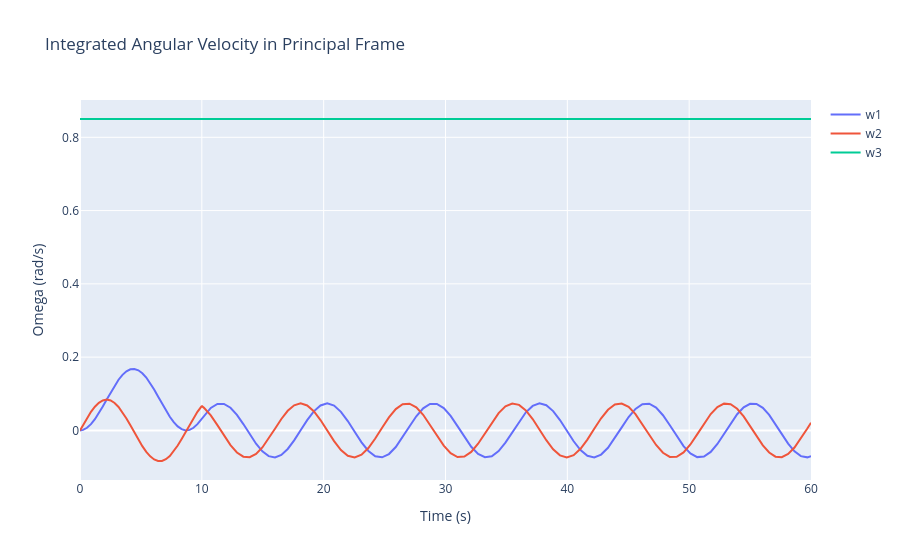
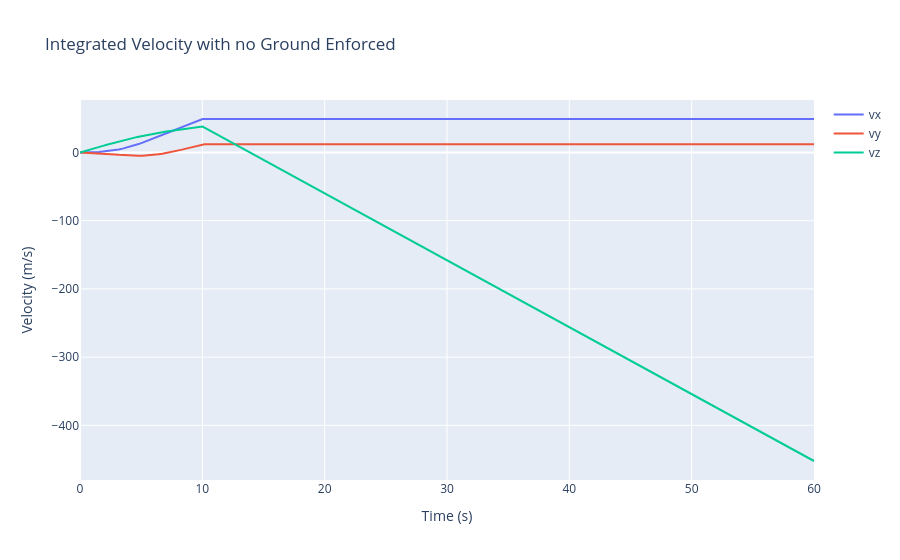
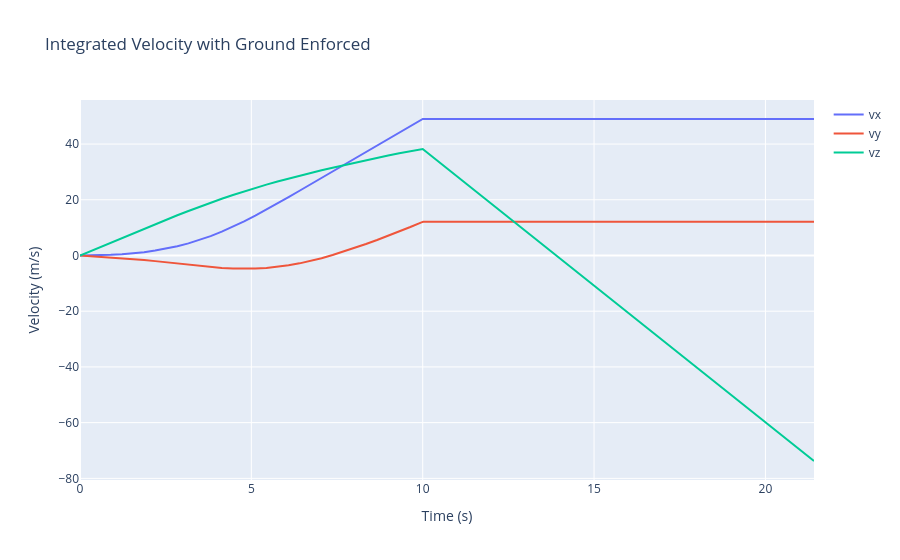
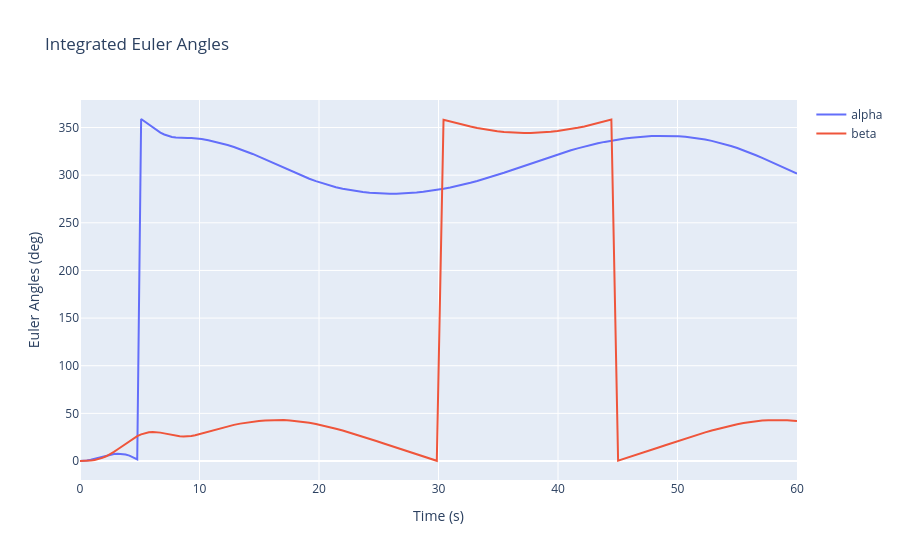

The code cell stored with these charts, in order, in its notebook:
### Markdown cell above
### Problem 4
#### Simulating a Rocket's trajectory

### Code cell
from attitude_package.dcms import Attitude,Linear
from attitude_package.numerical import Integrator
import numpy as np
import plotly.graph_objects as go

# Initializing classes for analysis
lin = Linear()
at = Attitude()
integrate = Integrator()

# Equation of motion function
def rocket_eom(t,x:list,c:dict)->list:
    """ 
    Eqution of motion for rocket as described in problem 4 of HW3

    Args:
        t: time
        x: state vector (x,y,z,vx,vy,vz,alpa,beta,gamma,omega1,omega2,omega3)
        c: Constant dict containing givens
    
    Returns:
        xdot: derivative of the state vector for integration
    """

    # Finding Thrust vector in body frame
    if t<10:
        T_b = np.array([c['T']*np.sin(c['xi']),
                        0,
                        c['T']*np.cos(c['xi'])]) # Body frame thrust
    else:
        T_b = np.array([0,0,0])

    # Finding torque due to T
    rT_b = np.array([0,0,-c['rnozz']])                              # Location of nozzle thrust in body frame
    L_b = np.cross(rT_b,T_b)                                          # Torque in body frame

    # Finding omega and omega_dot
    omega = np.array([x[-3],x[-2],x[-1]])
    omegad = -np.linalg.inv(c['Ic']) @ lin.tilde(omega) @ c['Ic']@omega + -np.linalg.inv(c['Ic']) @ L_b  # All I,L,omega in body frame
    
    # Finding new Euler angle rates
    alpha,beta,gamma = x[6],x[7],x[8]
    BN = at.dcm_123(alpha,beta,gamma)
    alphad,betad,gammad = at.ea_rate_123(alpha,beta,gamma,omega)

    
    # Finding translational derivatives
    T_n = np.linalg.inv(BN)@T_b 
    Fg_n = np.array([0,0,-c['g']])
    Fnet_n = T_n + Fg_n
    xdd = 1/c['m']*Fnet_n[0]
    ydd = 1/c['m']*Fnet_n[1]
    zdd = 1/c['m']*Fnet_n[2]

    xd = x[3]
    yd = x[4]
    zd = x[5]
    # Forming the state vector derivative
    xdot = np.array([xd,yd,zd,xdd,ydd,zdd,alphad,betad,gammad,omegad[0],omegad[1],omegad[2]])

    return xdot

# Function to  find the location of the nosecone

# Givens and time span
givens = {'m': 1,'xi': np.deg2rad(2.5),'T':15,'g':9.81,'Ic':np.array([[32.5,0,0],[0,32.5,0],[0,0,5]]),'rnozz':3,'rnose':4,'twopi':True}
tspan = [0,60]

# Initial attitude determination
BN0 = np.array([[0,-1,0],
                [1,0,0],
                [0,0,1]])
a0,b0,g0 = at.inv_123(BN0)

# Initial spin of rocket
omega0 = np.array([0,0,0.85])

# Initial State Vector
x0 = np.array([0,0,givens['rnozz'],0,0,0,a0,b0,g0,omega0[0],omega0[1],omega0[2]])

# Performing integration
t,x = integrate.ode45(rocket_eom,x0,tspan,other=givens)

# Converting angles to be between 0,2pi
alpha = x[6]
beta = x[7]
gamma = x[8]
if givens['twopi']:
    alpha = [a % (2*np.pi) for a in alpha]
    beta = [b % (2*np.pi) for b in beta]
    gamma = [g % (2*np.pi) for g in gamma]

# Creating position vectors and such
r = [[x[0][i],x[1][i],x[2][i]] for i in range(len(t))]

ground_index = next(i for i, z in enumerate(x[2]) if z<0)
r_ground = [[x[0][i],x[1][i],x[2][i]] for i in range(ground_index)]

# Plotting
############################### OMEGA PLOT ###############################
fig = go.Figure(data = [go.Scatter(x=t,y=x[9],mode = 'lines',name='w1'),
                        go.Scatter(x=t,y=x[10],mode = 'lines',name='w2'),
                        go.Scatter(x=t,y=x[11],mode = 'lines',name='w3')],
                        layout_title_text="Integrated Angular Velocity in Principal Frame")
fig.update_xaxes(title_text = 'Time (s)')
fig.update_yaxes(title_text='Omega (rad/s)')
fig.show()
############################### VELOCITY PLOT (NO GROUND) ###############################
fig = go.Figure(data = [go.Scatter(x=t,y=x[3],mode = 'lines',name='vx'),
                        go.Scatter(x=t,y=x[4],mode = 'lines',name='vy'),
                        go.Scatter(x=t,y=x[5],mode = 'lines',name='vz')],
                        layout_title_text="Integrated Velocity with no Ground Enforced")
fig.update_xaxes(title_text = 'Time (s)')
fig.update_yaxes(title_text='Velocity (m/s)')
fig.show()
############################### VELOCITY PLOT (GROUND) ###############################
fig = go.Figure(data = [go.Scatter(x=t[:ground_index],y=x[3][:ground_index],mode = 'lines',name='vx'),
                        go.Scatter(x=t[:ground_index],y=x[4][:ground_index],mode = 'lines',name='vy'),
                        go.Scatter(x=t[:ground_index],y=x[5][:ground_index],mode = 'lines',name='vz')],
                        layout_title_text="Integrated Velocity with Ground Enforced")
fig.update_xaxes(title_text = 'Time (s)')
fig.update_yaxes(title_text='Velocity (m/s)')
fig.show()
############################### EULER ANGLE PLOT ###############################
fig = go.Figure(data = [go.Scatter(x=t,y=np.rad2deg(alpha),mode = 'lines',name='alpha'),
                        go.Scatter(x=t,y=np.rad2deg(beta),mode = 'lines',name='beta')],
                        layout_title_text="Integrated Euler Angles")
fig.update_xaxes(title_text = 'Time (s)')
fig.update_yaxes(title_text='Euler Angles (deg)')
fig.show()
############################### 3D PLOT (CG) (GROUND) ###############################
trace = go.Scatter3d(
    x=[ri[0] for ri in r_ground],
    y=[ri[1] for ri in r_ground],
    z=[ri[2] for ri in r_ground],
    mode='lines+markers', 
    marker=dict(
        size=1,
        color=t, 
        colorscale='Viridis',
        opacity=0.8
    )
)

fig = go.Figure(data=[trace])
fig.update_layout(
    title=dict(
        text='3D Position of Rocket (Ground enforced)',
        x=0.5,
        xanchor='center'
    ),
    scene=dict( 
        xaxis_title='x (m)',
        yaxis_title='y (m)',
        zaxis_title='z (m)'
    ),
    margin=dict(
        l=0,
        r=0,
        t=95,
        b=0,
        pad=0
    )
)

fig.show()
############################### 3D PLOT (CG) (NO GROUND) ###############################
trace = go.Scatter3d(
    x=[ri[0] for ri in r],
    y=[ri[1] for ri in r],
    z=[ri[2] for ri in r],
    mode='lines+markers', 
    marker=dict(
        size=1,
        color=t, 
        colorscale='Viridis',
        opacity=0.8
    )
)

fig = go.Figure(data=[trace])
fig.update_layout(
    title=dict(
        text='3D Position of Rocket (No Ground enforced)',
        x=0.5,
        xanchor='center'
    ),
    scene=dict( 
        xaxis_title='x (m)',
        yaxis_title='y (m)',
        zaxis_title='z (m)'
    ),
    margin=dict(
        l=0,
        r=0,
        t=95,
        b=0,
        pad=0
    )
)

fig.show()

############################### 3D PLOT (NOSE) (GROUND) ###############################
def nose_cone(x:list,c:dict)->list:
    """ 
    Iterate through the state vector and use the geometric paramters to calculate the location of the nose cone

    Args:
        x: state vector solution after integrating
        c: givens dict containing r_nose
    """
    rnose = c['rnose']
    r_nose = []

    for xi in x.T:
        a,b,g = xi[6],xi[7],xi[8]
        BN = at.dcm_123(a,b,g)
        r_cg = [xi[0],xi[1],xi[2]]
        rn_cg_N = BN@np.array([0,0,rnose])
        r_nose.append(rn_cg_N+r_cg)
    return r_nose

r_nose = nose_cone(x,givens)
fig = go.Figure(data = [go.Scatter(x=r_nose[0][:ground_index],y=r_nose[2][:ground_index],mode = 'lines',name='')],
                        layout_title_text="x-y of Nose Cone in Inertial Coordinates")
fig.update_xaxes(title_text = 'x (m)')
fig.update_yaxes(title_text='y (m)')
fig.show()

### Figure 1 — Plotly figure (JSON) as saved in the notebook; plotly's stock layout.template omitted (floating-point values rounded to 4 significant figures; data arrays with more than 128 entries replaced by an {"elided": "..."} marker saying what was removed)
{"data": [{"mode": "lines", "name": "w1", "type": "scatter", "x": {"elided": "137 float values"}, "y": {"elided": "137 float values"}}, {"mode": "lines", "name": "w2", "type": "scatter", "x": {"elided": "137 float values"}, "y": {"elided": "137 float values"}}, {"mode": "lines", "name": "w3", "type": "scatter", "x": {"elided": "137 float values"}, "y": {"elided": "137 float values"}}], "layout": {"title": {"text": "Integrated Angular Velocity in Principal Frame"}, "xaxis": {"title": {"text": "Time (s)"}}, "yaxis": {"title": {"text": "Omega (rad/s)"}}}}

### Figure 2 — Plotly figure (JSON) as saved in the notebook; plotly's stock layout.template omitted (floating-point values rounded to 4 significant figures; data arrays with more than 128 entries replaced by an {"elided": "..."} marker saying what was removed)
{"data": [{"mode": "lines", "name": "vx", "type": "scatter", "x": {"elided": "137 float values"}, "y": {"elided": "137 float values"}}, {"mode": "lines", "name": "vy", "type": "scatter", "x": {"elided": "137 float values"}, "y": {"elided": "137 float values"}}, {"mode": "lines", "name": "vz", "type": "scatter", "x": {"elided": "137 float values"}, "y": {"elided": "137 float values"}}], "layout": {"title": {"text": "Integrated Velocity with no Ground Enforced"}, "xaxis": {"title": {"text": "Time (s)"}}, "yaxis": {"title": {"text": "Velocity (m/s)"}}}}

### Figure 3 — Plotly figure (JSON) as saved in the notebook; plotly's stock layout.template omitted (floating-point values rounded to 4 significant figures)
{"data": [{"mode": "lines", "name": "vx", "type": "scatter", "x": [0.0, 0.02308, 0.2539, 0.5769, 0.9002, 1.223, 1.547, 1.87, 2.194, 2.517, 2.84, 3.164, 3.487, 3.812, 4.137, 4.463, 4.789, 5.115, 5.44, 5.763, 6.085, 6.406, 6.727, 7.048, 7.371, 7.695, 8.02, 8.344, 8.668, 8.992, 9.315, 9.639, 9.963, 9.978, 9.993, 9.997, 9.998, 9.999, 10.0, 10.0, 10.0, 10.0, 10.0, 10.0, 10.02, 10.18, 10.74, 11.28, 11.82, 12.35, 12.88, 13.41, 13.93, 14.45, 14.97, 15.49, 16.01, 16.53, 17.05, 17.58, 18.11, 18.65, 19.19, 19.74, 20.3, 20.86, 21.42], "y": [0.0, 0.0001482, 0.01801, 0.09478, 0.2383, 0.4599, 0.7743, 1.199, 1.752, 2.451, 3.311, 4.346, 5.563, 6.967, 8.554, 10.31, 12.23, 14.28, 16.43, 18.66, 20.93, 23.24, 25.55, 27.87, 30.19, 32.51, 34.81, 37.1, 39.39, 41.68, 43.98, 46.32, 48.71, 48.83, 48.94, 48.97, 48.97, 48.98, 48.99, 48.99, 48.99, 48.99, 48.99, 48.99, 48.99, 48.99, 48.99, 48.99, 48.99, 48.99, 48.99, 48.99, 48.99, 48.99, 48.99, 48.99, 48.99, 48.99, 48.99, 48.99, 48.99, 48.99, 48.99, 48.99, 48.99, 48.99, 48.99]}, {"mode": "lines", "name": "vy", "type": "scatter", "x": [0.0, 0.02308, 0.2539, 0.5769, 0.9002, 1.223, 1.547, 1.87, 2.194, 2.517, 2.84, 3.164, 3.487, 3.812, 4.137, 4.463, 4.789, 5.115, 5.44, 5.763, 6.085, 6.406, 6.727, 7.048, 7.371, 7.695, 8.02, 8.344, 8.668, 8.992, 9.315, 9.639, 9.963, 9.978, 9.993, 9.997, 9.998, 9.999, 10.0, 10.0, 10.0, 10.0, 10.0, 10.0, 10.02, 10.18, 10.74, 11.28, 11.82, 12.35, 12.88, 13.41, 13.93, 14.45, 14.97, 15.49, 16.01, 16.53, 17.05, 17.58, 18.11, 18.65, 19.19, 19.74, 20.3, 20.86, 21.42], "y": [0.0, -0.0151, -0.1673, -0.3911, -0.6394, -0.9228, -1.248, -1.617, -2.025, -2.465, -2.921, -3.375, -3.804, -4.184, -4.487, -4.688, -4.763, -4.694, -4.469, -4.081, -3.53, -2.823, -1.968, -0.9734, 0.1475, 1.379, 2.703, 4.101, 5.56, 7.068, 8.625, 10.23, 11.9, 11.98, 12.06, 12.08, 12.08, 12.09, 12.09, 12.09, 12.09, 12.09, 12.09, 12.09, 12.09, 12.09, 12.09, 12.09, 12.09, 12.09, 12.09, 12.09, 12.09, 12.09, 12.09, 12.09, 12.09, 12.09, 12.09, 12.09, 12.09, 12.09, 12.09, 12.09, 12.09, 12.09, 12.09]}, {"mode": "lines", "name": "vz", "type": "scatter", "x": [0.0, 0.02308, 0.2539, 0.5769, 0.9002, 1.223, 1.547, 1.87, 2.194, 2.517, 2.84, 3.164, 3.487, 3.812, 4.137, 4.463, 4.789, 5.115, 5.44, 5.763, 6.085, 6.406, 6.727, 7.048, 7.371, 7.695, 8.02, 8.344, 8.668, 8.992, 9.315, 9.639, 9.963, 9.978, 9.993, 9.997, 9.998, 9.999, 10.0, 10.0, 10.0, 10.0, 10.0, 10.0, 10.02, 10.18, 10.74, 11.28, 11.82, 12.35, 12.88, 13.41, 13.93, 14.45, 14.97, 15.49, 16.01, 16.53, 17.05, 17.58, 18.11, 18.65, 19.19, 19.74, 20.3, 20.86, 21.42], "y": [0.0, 0.1195, 1.314, 2.985, 4.654, 6.318, 7.975, 9.621, 11.25, 12.86, 14.44, 15.98, 17.49, 18.95, 20.36, 21.72, 23.02, 24.26, 25.44, 26.56, 27.62, 28.64, 29.63, 30.58, 31.51, 32.42, 33.32, 34.2, 35.06, 35.89, 36.69, 37.45, 38.16, 38.19, 38.22, 38.23, 38.23, 38.23, 38.24, 38.24, 38.24, 38.24, 38.23, 38.22, 38.06, 36.49, 31.02, 25.7, 20.41, 15.17, 9.975, 4.813, -0.318, -5.424, -10.51, -15.6, -20.69, -25.79, -30.92, -36.1, -41.32, -46.59, -51.93, -57.32, -62.77, -68.25, -73.77]}], "layout": {"title": {"text": "Integrated Velocity with Ground Enforced"}, "xaxis": {"title": {"text": "Time (s)"}}, "yaxis": {"title": {"text": "Velocity (m/s)"}}}}

### Figure 4 — Plotly figure (JSON) as saved in the notebook; plotly's stock layout.template omitted (floating-point values rounded to 4 significant figures; data arrays with more than 128 entries replaced by an {"elided": "..."} marker saying what was removed)
{"data": [{"mode": "lines", "name": "alpha", "type": "scatter", "x": {"elided": "137 float values"}, "y": {"elided": "137 float values"}}, {"mode": "lines", "name": "beta", "type": "scatter", "x": {"elided": "137 float values"}, "y": {"elided": "137 float values"}}], "layout": {"title": {"text": "Integrated Euler Angles"}, "xaxis": {"title": {"text": "Time (s)"}}, "yaxis": {"title": {"text": "Euler Angles (deg)"}}}}
